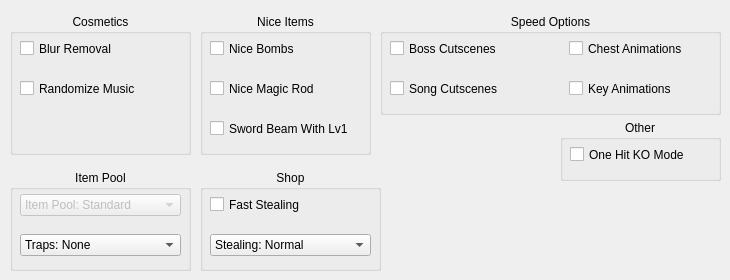
      <widget class="QWidget" name="tab_7">
       <attribute name="title">
        <string>Extra Settings</string>
       </attribute>
       <widget class="QGroupBox" name="groupBox_8">
        <property name="geometry">
         <rect>
          <x>200</x>
          <y>14</y>
          <width>171</width>
          <height>141</height>
         </rect>
        </property>
        <property name="title">
         <string>Nice Items</string>
        </property>
        <property name="alignment">
         <set>Qt::AlignHCenter|Qt::AlignTop</set>
        </property>
        <widget class="QCheckBox" name="lv1BeamCheck">
         <property name="geometry">
          <rect>
           <x>10</x>
           <y>104</y>
           <width>151</width>
           <height>21</height>
          </rect>
         </property>
         <property name="whatsThis">
          <string>Allows you to beam slash with the Lv1 Sword. Still requires full health</string>
         </property>
         <property name="text">
          <string>Sword Beam With Lv1</string>
         </property>
        </widget>
        <widget class="QCheckBox" name="niceRodCheck">
         <property name="geometry">
          <rect>
           <x>10</x>
           <y>64</y>
           <width>151</width>
           <height>21</height>
          </rect>
         </property>
         <property name="whatsThis">
          <string>Removes the cooldown on the Magic Rod, resulting in a greater firing rate</string>
         </property>
         <property name="text">
          <string>Nice Magic Rod</string>
         </property>
        </widget>
        <widget class="QCheckBox" name="niceBombsCheck">
         <property name="geometry">
          <rect>
           <x>10</x>
           <y>24</y>
           <width>151</width>
           <height>21</height>
          </rect>
         </property>
         <property name="whatsThis">
          <string>Allows you to rapidly place down bombs with no cooldown</string>
         </property>
         <property name="text">
          <string>Nice Bombs</string>
         </property>
        </widget>
       </widget>
       <widget class="QGroupBox" name="groupBox_7">
        <property name="geometry">
         <rect>
          <x>10</x>
          <y>170</y>
          <width>181</width>
          <height>101</height>
         </rect>
        </property>
        <property name="title">
         <string>Item Pool</string>
        </property>
        <property name="alignment">
         <set>Qt::AlignHCenter|Qt::AlignTop</set>
        </property>
        <widget class="QComboBox" name="trapsComboBox">
         <property name="geometry">
          <rect>
           <x>10</x>
           <y>64</y>
           <width>161</width>
           <height>22</height>
          </rect>
         </property>
         <property name="whatsThis">
          <string>This controls how many custom traps get added to the item pool</string>
         </property>
         <property name="editable">
          <bool>false</bool>
         </property>
         <property name="currentIndex">
          <number>0</number>
         </property>
         <property name="placeholderText">
          <string/>
         </property>
         <item>
          <property name="text">
           <string>Traps: None</string>
          </property>
         </item>
         <item>
          <property name="text">
           <string>Traps: Few</string>
          </property>
         </item>
         <item>
          <property name="text">
           <string>Traps: Several</string>
          </property>
         </item>
         <item>
          <property name="text">
           <string>Traps: Many</string>
          </property>
         </item>
         <item>
          <property name="text">
           <string>Traps: Trapsanity</string>
          </property>
         </item>
        </widget>
        <widget class="QComboBox" name="poolComboBox">
         <property name="enabled">
          <bool>false</bool>
         </property>
         <property name="geometry">
          <rect>
           <x>10</x>
           <y>24</y>
           <width>161</width>
           <height>22</height>
          </rect>
         </property>
         <property name="whatsThis">
          <string>This controls what items can be found in the randomizer</string>
         </property>
         <property name="editable">
          <bool>false</bool>
         </property>
         <property name="currentIndex">
          <number>1</number>
         </property>
         <property name="placeholderText">
          <string/>
         </property>
         <item>
          <property name="text">
           <string>Item Pool: Plentiful</string>
          </property>
         </item>
         <item>
          <property name="text">
           <string>Item Pool: Standard</string>
          </property>
         </item>
         <item>
          <property name="text">
           <string>Item Pool: Reduced</string>
          </property>
         </item>
        </widget>
       </widget>
       <widget class="QGroupBox" name="groupBox_10">
        <property name="geometry">
         <rect>
          <x>10</x>
          <y>14</y>
          <width>181</width>
          <height>141</height>
         </rect>
        </property>
        <property name="title">
         <string>Cosmetics</string>
        </property>
        <property name="alignment">
         <set>Qt::AlignHCenter|Qt::AlignTop</set>
        </property>
        <widget class="QCheckBox" name="musicCheck">
         <property name="enabled">
          <bool>true</bool>
         </property>
         <property name="geometry">
          <rect>
           <x>10</x>
           <y>64</y>
           <width>131</width>
           <height>21</height>
          </rect>
         </property>
         <property name="font">
          <font>
           <pointsize>9</pointsize>
           <strikeout>false</strikeout>
          </font>
         </property>
         <property name="toolTip">
          <string/>
         </property>
         <property name="whatsThis">
          <string>Randomizes music</string>
         </property>
         <property name="text">
          <string>Randomize Music</string>
         </property>
         <property name="checkable">
          <bool>true</bool>
         </property>
        </widget>
        <widget class="QCheckBox" name="blurCheck">
         <property name="geometry">
          <rect>
           <x>10</x>
           <y>24</y>
           <width>131</width>
           <height>21</height>
          </rect>
         </property>
         <property name="whatsThis">
          <string>Removes the blur around the edges of the screen</string>
         </property>
         <property name="text">
          <string>Blur Removal</string>
         </property>
        </widget>
       </widget>
       <widget class="QGroupBox" name="groupBox_11">
        <property name="geometry">
         <rect>
          <x>380</x>
          <y>14</y>
          <width>341</width>
          <height>101</height>
         </rect>
        </property>
        <property name="title">
         <string>Speed Options</string>
        </property>
        <property name="alignment">
         <set>Qt::AlignHCenter|Qt::AlignTop</set>
        </property>
        <widget class="QCheckBox" name="bossCutscenesCheck">
         <property name="enabled">
          <bool>true</bool>
         </property>
         <property name="geometry">
          <rect>
           <x>10</x>
           <y>24</y>
           <width>151</width>
           <height>21</height>
          </rect>
         </property>
         <property name="font">
          <font>
           <pointsize>9</pointsize>
           <strikeout>false</strikeout>
          </font>
         </property>
         <property name="toolTip">
          <string/>
         </property>
         <property name="whatsThis">
          <string>Sets all boss cutscenes to have already been watched</string>
         </property>
         <property name="text">
          <string>Boss Cutscenes</string>
         </property>
         <property name="checkable">
          <bool>true</bool>
         </property>
        </widget>
        <widget class="QCheckBox" name="songsCheck">
         <property name="geometry">
          <rect>
           <x>10</x>
           <y>64</y>
           <width>151</width>
           <height>21</height>
          </rect>
         </property>
         <property name="font">
          <font>
           <pointsize>9</pointsize>
           <strikeout>false</strikeout>
          </font>
         </property>
         <property name="toolTip">
          <string/>
         </property>
         <property name="whatsThis">
          <string>Skips the song learning animations and instead just immediately gives the item</string>
         </property>
         <property name="text">
          <string>Song Cutscenes</string>
         </property>
         <property name="checkable">
          <bool>true</bool>
         </property>
        </widget>
        <widget class="QCheckBox" name="chestAnimationsCheck">
         <property name="enabled">
          <bool>true</bool>
         </property>
         <property name="geometry">
          <rect>
           <x>189</x>
           <y>24</y>
           <width>151</width>
           <height>21</height>
          </rect>
         </property>
         <property name="font">
          <font>
           <pointsize>9</pointsize>
           <strikeout>false</strikeout>
          </font>
         </property>
         <property name="toolTip">
          <string/>
         </property>
         <property name="whatsThis">
          <string>Speeds up the animation when a chest appears</string>
         </property>
         <property name="text">
          <string>Chest Animations</string>
         </property>
         <property name="checkable">
          <bool>true</bool>
         </property>
        </widget>
        <widget class="QCheckBox" name="keyAnimationsCheck">
         <property name="enabled">
          <bool>true</bool>
         </property>
         <property name="geometry">
          <rect>
           <x>189</x>
           <y>64</y>
           <width>151</width>
           <height>21</height>
          </rect>
         </property>
         <property name="font">
          <font>
           <pointsize>9</pointsize>
           <strikeout>false</strikeout>
          </font>
         </property>
         <property name="toolTip">
          <string/>
         </property>
         <property name="whatsThis">
          <string>Speeds up the animation when keys drop from the ceiling</string>
         </property>
         <property name="text">
          <string>Key Animations</string>
         </property>
         <property name="checkable">
          <bool>true</bool>
         </property>
        </widget>
       </widget>
       <widget class="QGroupBox" name="groupBox_12">
        <property name="geometry">
         <rect>
          <x>200</x>
          <y>170</y>
          <width>181</width>
          <height>101</height>
         </rect>
        </property>
        <property name="title">
         <string>Shop</string>
        </property>
        <property name="alignment">
         <set>Qt::AlignHCenter|Qt::AlignTop</set>
        </property>
        <widget class="QCheckBox" name="stealingCheck">
         <property name="geometry">
          <rect>
           <x>10</x>
           <y>24</y>
           <width>151</width>
           <height>21</height>
          </rect>
         </property>
         <property name="toolTip">
          <string/>
         </property>
         <property name="whatsThis">
          <string>The shopkeeper will not kill you after stealing</string>
         </property>
         <property name="text">
          <string>Fast Stealing</string>
         </property>
        </widget>
        <widget class="QComboBox" name="stealingComboBox">
         <property name="geometry">
          <rect>
           <x>10</x>
           <y>64</y>
           <width>161</width>
           <height>22</height>
          </rect>
         </property>
         <property name="whatsThis">
          <string>This controls the requirement for stealing from the shop&lt;br&gt;&lt;/br&gt;Normal means that Sword is required</string>
         </property>
         <property name="editable">
          <bool>false</bool>
         </property>
         <property name="currentIndex">
          <number>2</number>
         </property>
         <property name="placeholderText">
          <string/>
         </property>
         <item>
          <property name="text">
           <string>Stealing: Always</string>
          </property>
         </item>
         <item>
          <property name="text">
           <string>Stealing: Never</string>
          </property>
         </item>
         <item>
          <property name="text">
           <string>Stealing: Normal</string>
          </property>
         </item>
        </widget>
       </widget>
       <widget class="QGroupBox" name="groupBox_13">
        <property name="geometry">
         <rect>
          <x>560</x>
          <y>120</y>
          <width>161</width>
          <height>61</height>
         </rect>
        </property>
        <property name="title">
         <string>Other</string>
        </property>
        <property name="alignment">
         <set>Qt::AlignHCenter|Qt::AlignTop</set>
        </property>
        <widget class="QCheckBox" name="ohkoCheck">
         <property name="geometry">
          <rect>
           <x>10</x>
           <y>24</y>
           <width>141</width>
           <height>21</height>
          </rect>
         </property>
         <property name="whatsThis">
          <string>Link will die in a single hit</string>
         </property>
         <property name="text">
          <string>One Hit KO Mode</string>
         </property>
        </widget>
       </widget>
      </widget>
